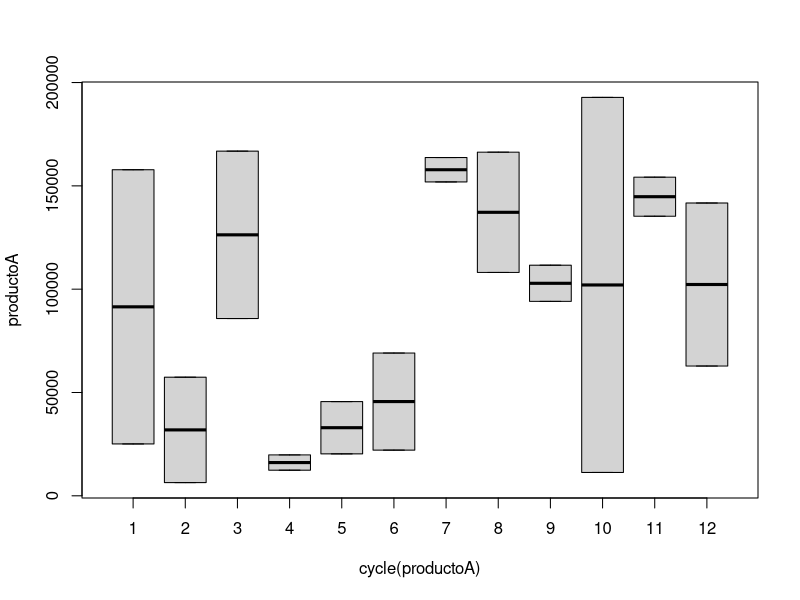
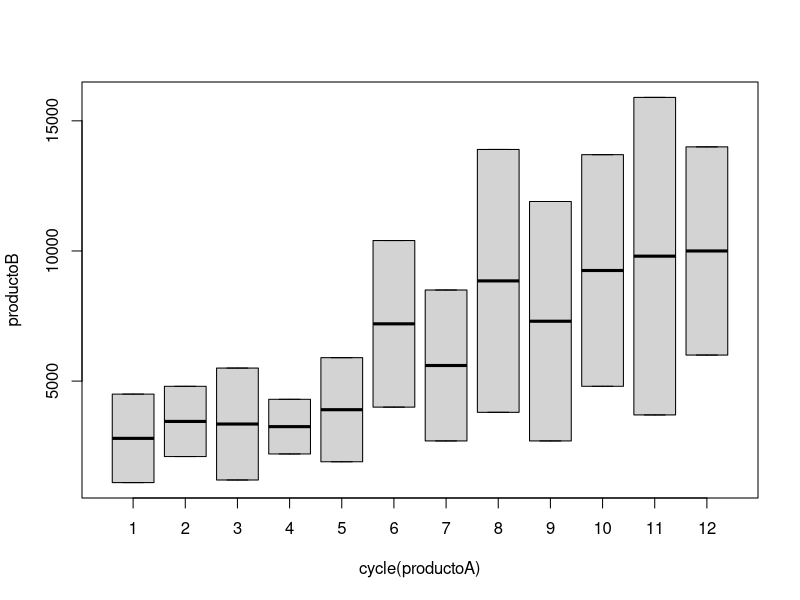
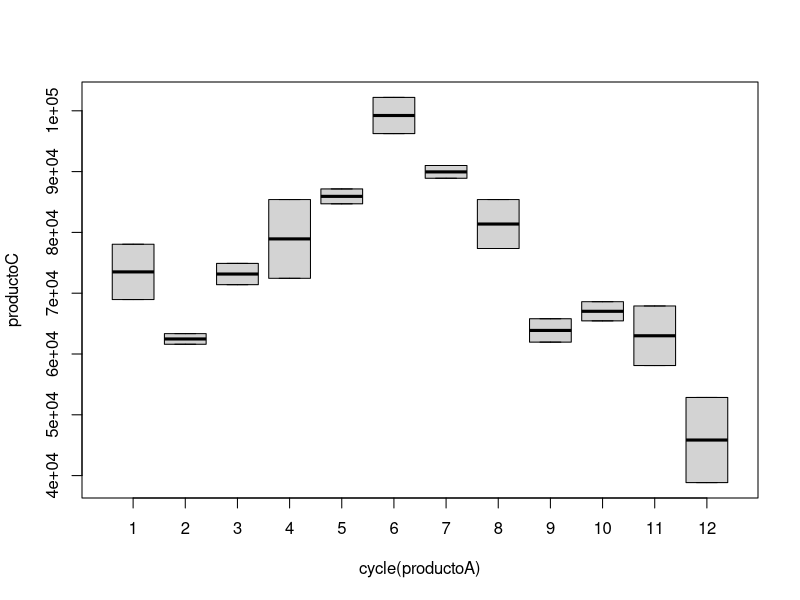
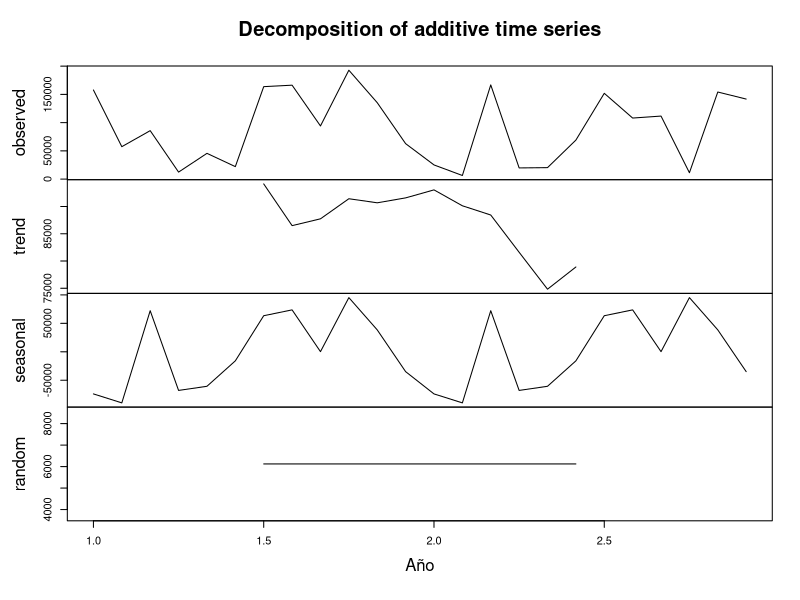
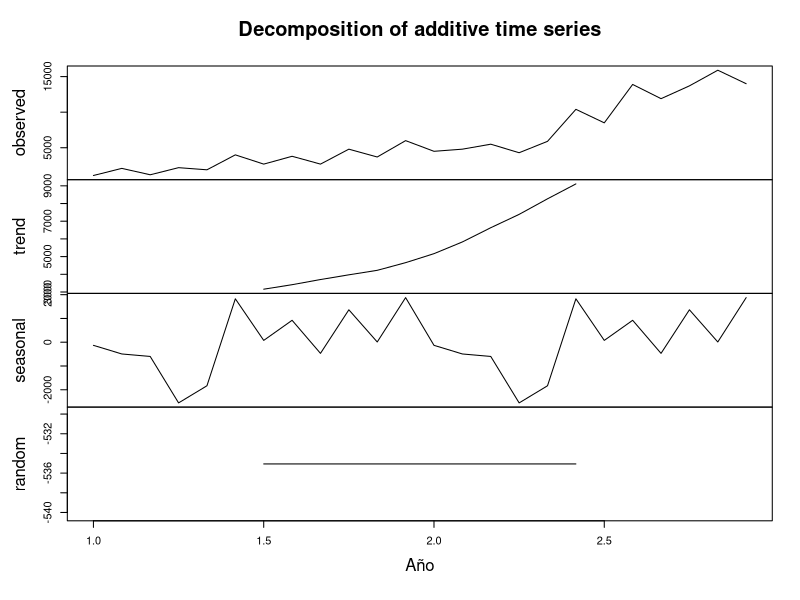
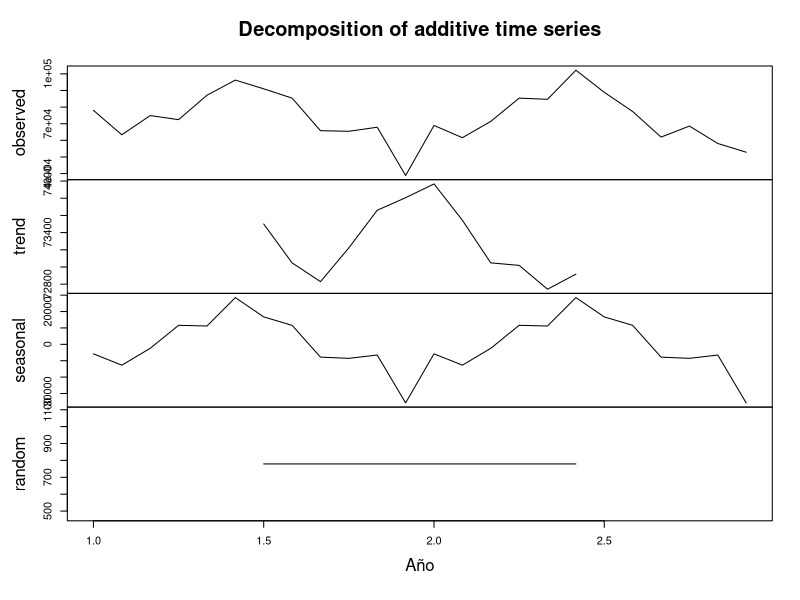
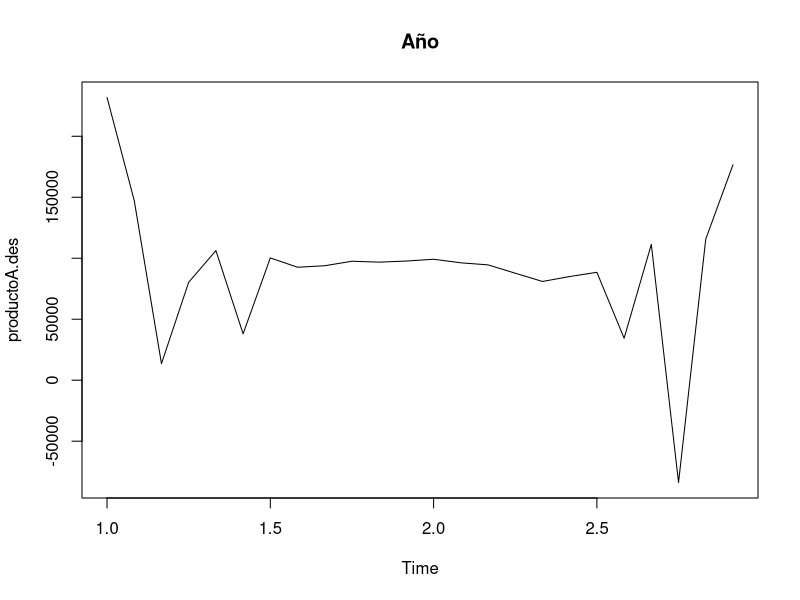
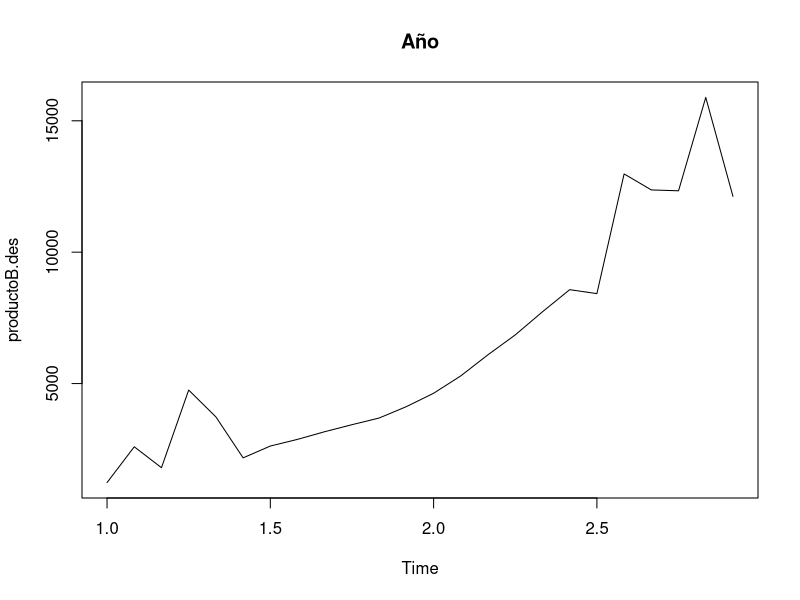

The R script that drew these images, in order:
library(readxl)
historicoA <- read_excel("Datos_Situacion_Problema.xlsx", 
                                       sheet = "Producto A", col_types = c("numeric", 
                                                                           "numeric", "numeric"), skip = 2)

historicoB <- read_excel("Datos_Situacion_Problema.xlsx", 
                         sheet = "Producto B", col_types = c("numeric", 
                                                             "numeric", "numeric"), skip = 2)

historicoC <- read_excel("Datos_Situacion_Problema.xlsx", 
                         sheet = "Producto C", col_types = c("numeric", 
                                                             "numeric", "numeric"), skip = 2)

str(historicoA)
str(historicoB)
str(historicoC)

productoA = ts(historicoA$`defectuosas`, start = 1, frequency = 12); #productoA
productoB = ts(historicoB$`defectuosas`, start = 1, frequency = 12); #productoB
productoC = ts(historicoC$`defectuosas`, start = 1, frequency = 12); #productoC

boxplot(productoA~ cycle(productoA))
boxplot(productoB~ cycle(productoA))
boxplot(productoC~ cycle(productoA))
cycle(productoA)
cycle(productoB)
cycle(productoC)

# DESCOMPOSICIÓN DE UNA SERIE
productoA.ts.desc = decompose(productoA); plot(productoA.ts.desc,xlab = "Año")
productoB.ts.desc = decompose(productoB); plot(productoB.ts.desc,xlab = "Año")
productoC.ts.desc = decompose(productoC); plot(productoC.ts.desc,xlab = "Año")

productoA.des = productoA-productoA.ts.desc$seasonal
plot(productoA.des,main="Año")
productoB.des = productoB-productoB.ts.desc$seasonal
plot(productoB.des,main="Año")
productoC.des = productoC-productoC.ts.desc$seasonal
plot(productoC.des,main="Año")

# TRANSFORMACIONES BÁSICAS DE UNA SERIE
# 1. Estabilización de la varianza
plot(log(productoA))
plot(log(productoB))
plot(log(productoC))
#2. Eliminación de tendencia
x = log(productoA); difA.x = diff(x); plot(difA.x)
x = log(productoB); difB.x = diff(x); plot(difB.x)
x = log(productoC); difC.x = diff(x); plot(difC.x)
# 3. Eliminación de estacionalidad
difA2.difA.x = diff(difA.x,lag=12); plot(difA2.difA.x)
difB2.difB.x = diff(difB.x,lag=12); plot(difB2.difB.x)
difC2.difC.x = diff(difC.x,lag=12); plot(difC2.difC.x)

# FUNCIONES DE AUTOCOVARIANZAS Y DE AUTOCORRELACIONES
yA = difA2.difA.x; acf(yA)
yB = difB2.difB.x; acf(yB)
yC = difC2.difC.x; acf(yC)
# Valores numéricos
acf(yA,plot=FALSE)$acf
acf(yB,plot=FALSE)$acf
acf(yC,plot=FALSE)$acf

# RUIDO BLANCO
ruido_blanco = rnorm(1000,0,1)
plot.ts(ruido_blanco, main="Ejemplo de Ruido Blanco", xlab="Tiempo", ylab="Valores",col="6")
# Prueba de hipótesis para verificar si es ruido blanco
Box.test(ruido_blanco)

